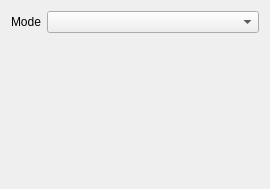
<?xml version="1.0" encoding="UTF-8"?>
<ui version="4.0">
 <class>Lightning</class>
 <widget class="QWidget" name="Lightning">
  <property name="geometry">
   <rect>
    <x>0</x>
    <y>0</y>
    <width>270</width>
    <height>189</height>
   </rect>
  </property>
  <property name="windowTitle">
   <string>Form</string>
  </property>
  <layout class="QGridLayout" name="gridLayout" columnstretch="0,1">
   <item row="0" column="0">
    <widget class="QLabel" name="label_4">
     <property name="text">
      <string>Mode</string>
     </property>
    </widget>
   </item>
   <item row="0" column="1">
    <widget class="QComboBox" name="lightning_mode"/>
   </item>
   <item row="1" column="0" colspan="2">
    <spacer name="verticalSpacer">
     <property name="orientation">
      <enum>Qt::Vertical</enum>
     </property>
     <property name="sizeHint" stdset="0">
      <size>
       <width>20</width>
       <height>40</height>
      </size>
     </property>
    </spacer>
   </item>
  </layout>
 </widget>
 <resources/>
 <connections/>
</ui>
